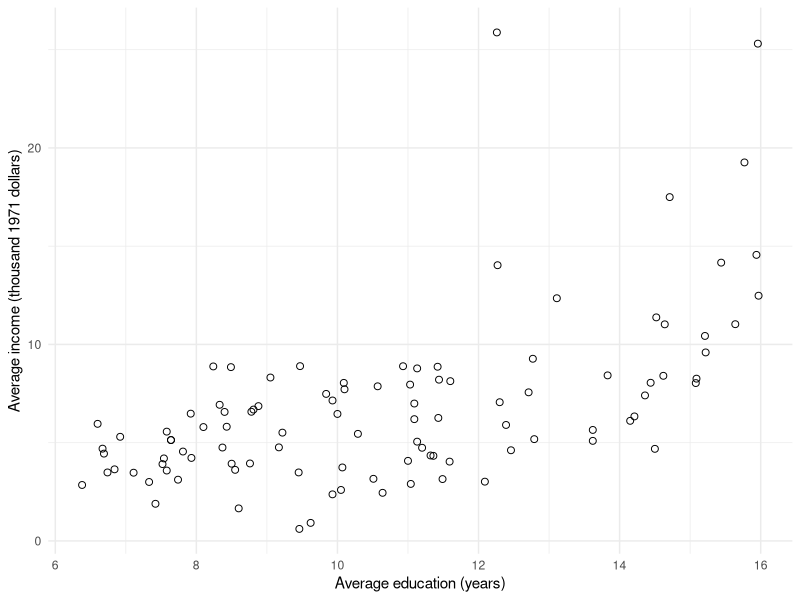
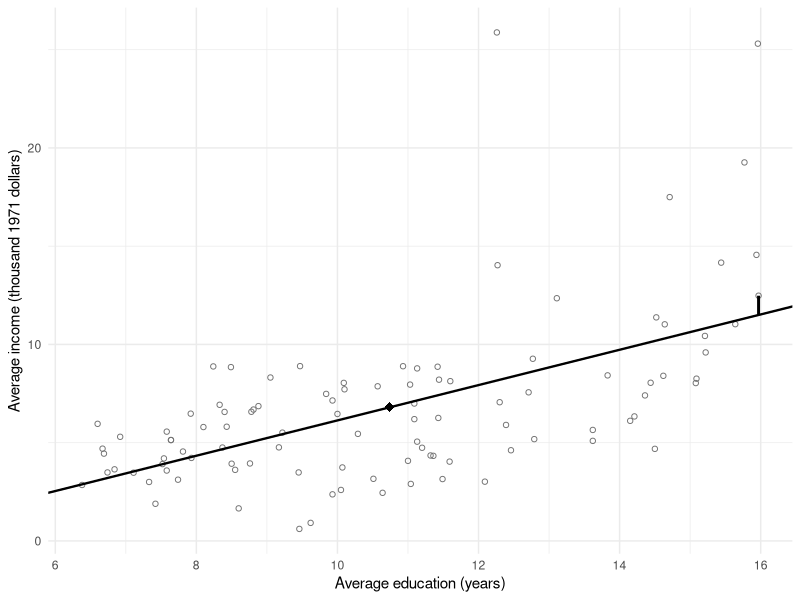
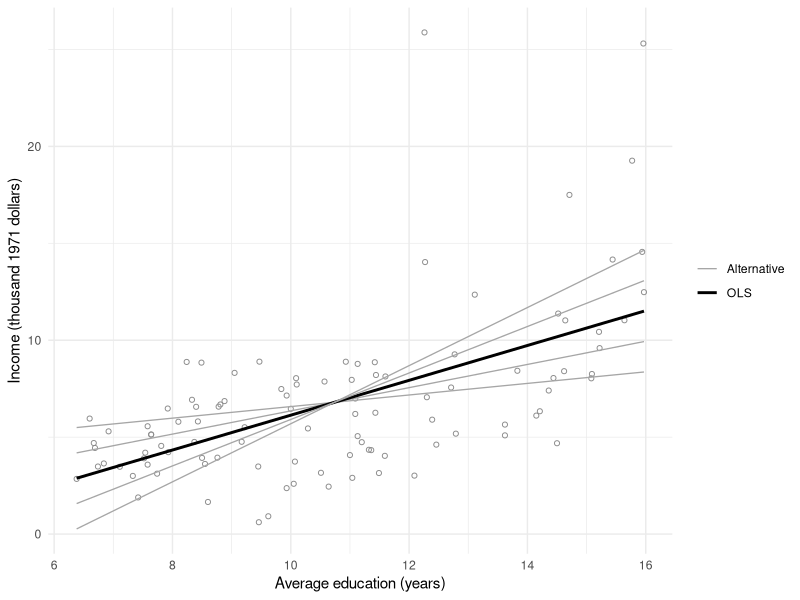
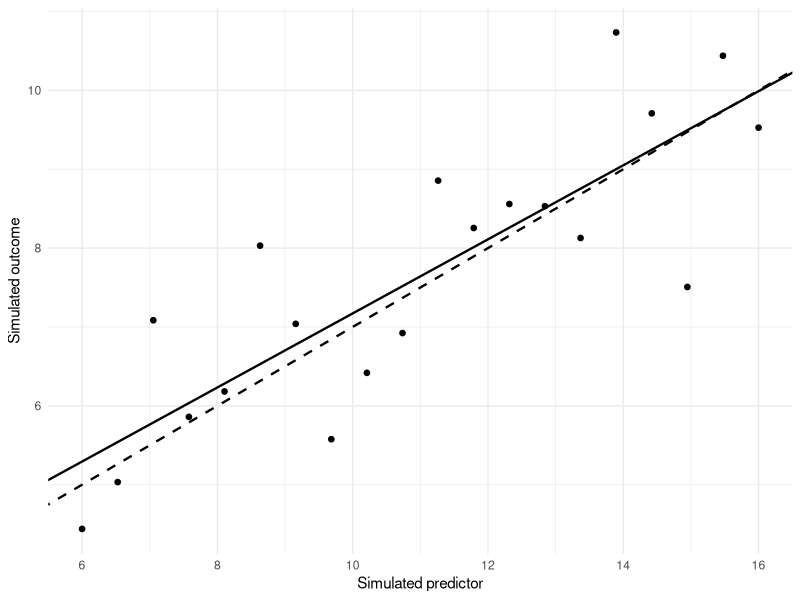
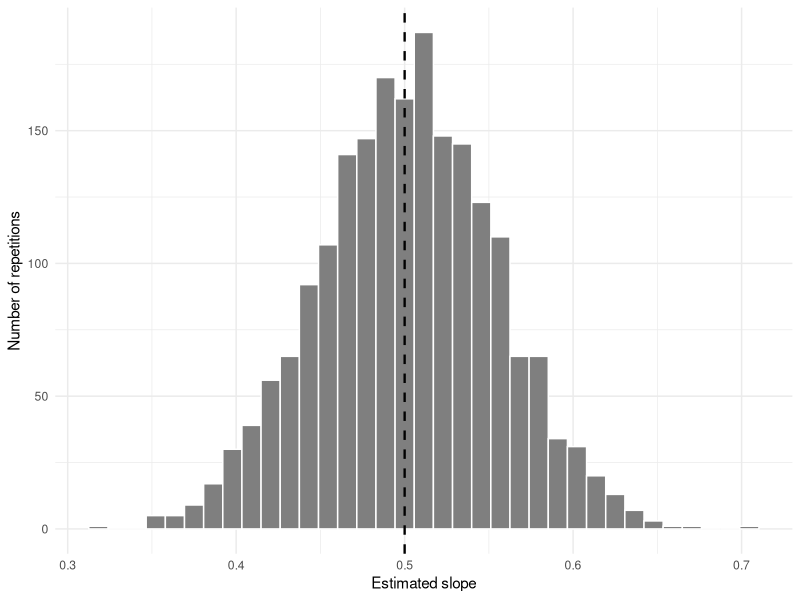
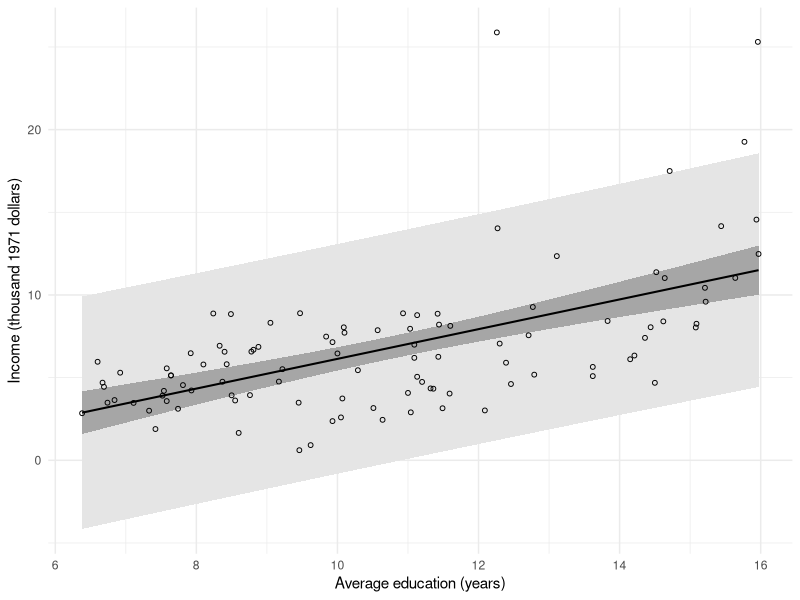
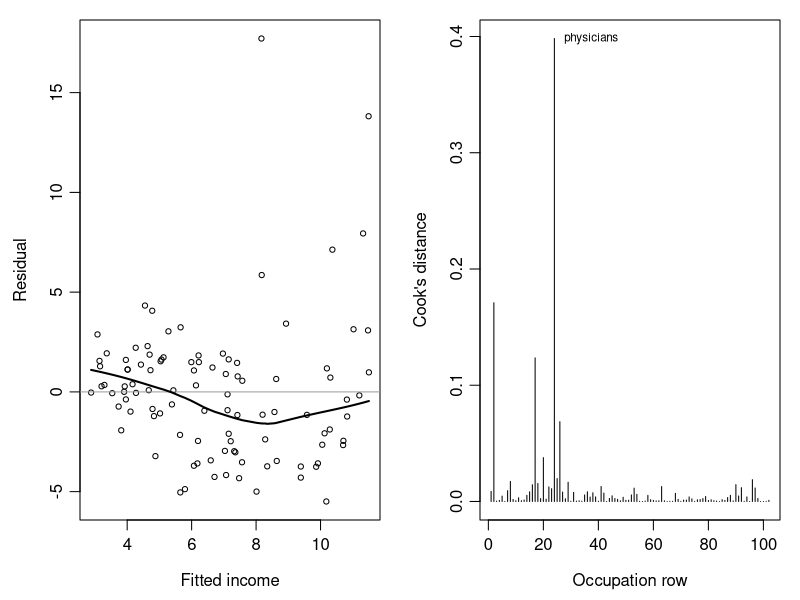
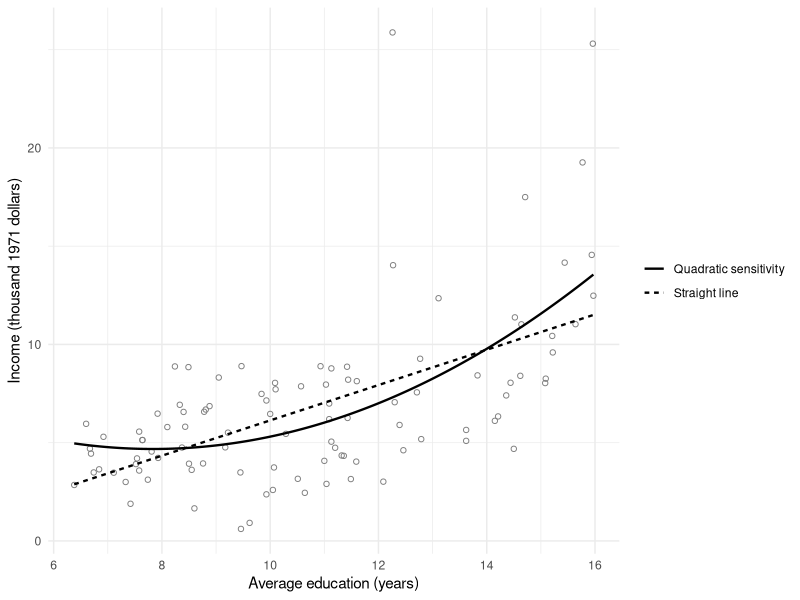

These figures' R source, in order:
## ---- chunk 1
#| label: setup
#| include: false
knitr::opts_chunk$set(echo = FALSE, warning = FALSE, message = FALSE,
                      fig.pos = "H")
if (knitr::is_latex_output()) knitr::opts_chunk$set(dev = "cairo_pdf")
options(digits = 4, width = 74)
library(ggplot2)
library(carData)
theme_set(theme_minimal(base_size = 11))
prestige <- carData::Prestige
prestige$occupation <- rownames(prestige)
prestige$income_k <- prestige$income / 1000
x <- prestige$education
y <- prestige$income_k
n <- length(y)
Sxx <- sum((x - mean(x))^2)
Sxy <- sum((x - mean(x)) * (y - mean(y)))
model <- lm(income_k ~ education, data = prestige)
TSS <- sum((y - mean(y))^2)
RSS <- sum(resid(model)^2)
se <- summary(model)$sigma
b <- coef(model)
r <- cor(x, y)
hc3 <- sandwich::vcovHC(model, type = "HC3")
se_hc3 <- sqrt(diag(hc3))
crit <- qt(.975, n - 2)
quad <- lm(income_k ~ education + I(education^2), data = prestige)
most <- which.max(cooks.distance(model))
without <- lm(income_k ~ education, data = prestige[-most, ])
stopifnot(n == 102, !anyNA(prestige[c("education", "income_k")]),
          abs(b[2] - Sxy / Sxx) < 1e-10)
## ---- chunk 2
#| label: fig-ch7-scatter
#| fig-cap: "Education and income in the 102 occupation records, before fitting a line."
#| fig-alt: "Occupation-average income generally rises with occupation-average education, with considerable scatter and some especially high-income occupations."
#| fig-width: 6.3
#| fig-height: 3.8
ggplot(prestige, aes(education, income_k)) +
  geom_point(shape = 1, size = 2) +
  labs(x = "Average education (years)",
       y = "Average income (thousand 1971 dollars)")
## ---- chunk 3
#| label: fig-ch7-line-residual
#| fig-cap: "The least-squares line passes through the mean point; the marked vertical segment is the university-teacher residual."
#| fig-alt: "A fitted line crosses the mean education and income. At 15.97 years, a vertical segment joins the fitted value to the higher university-teacher observation."
#| fig-width: 6.3
#| fig-height: 3.8
teacher <- prestige["university.teachers", ]
teacher$fit <- predict(model, teacher)
ggplot(prestige, aes(education, income_k)) +
  geom_point(shape = 1, colour = "grey45") +
  geom_abline(intercept = b[1], slope = b[2], linewidth = .8) +
  annotate("point", x = mean(x), y = mean(y), shape = 18, size = 3) +
  geom_segment(data = teacher, aes(xend = education, yend = fit),
               linewidth = 1) +
  labs(x = "Average education (years)",
       y = "Average income (thousand 1971 dollars)")
## ---- chunk 4
#| label: ch7-candidate-lines-code
#| echo: true
candidate_slopes <- unname(b[2]) + c(-0.6, -0.3, 0, 0.3, 0.6)
candidate_intercepts <- mean(y) - candidate_slopes * mean(x)
ols_rss <- sum(resid(model)^2)
predictor_spread <- sum((x - mean(x))^2)
candidate_rss <- ols_rss +
  predictor_spread * (candidate_slopes - b[2])^2
candidate_lines <- data.frame(
  Intercept = candidate_intercepts,
  Slope = candidate_slopes,
  RSS = candidate_rss
)
## ---- chunk 5
#| label: tbl-ch7-candidate-lines
#| tbl-cap: "Candidate lines through the mean point and their residual sums of squares."
#| echo: false
knitr::kable(candidate_lines, digits = 3)
## ---- chunk 6
#| label: fig-ch7-candidate-lines
#| echo: false
#| fig-cap: "Five candidate lines through the sample mean. The OLS line has the smallest residual sum of squares."
#| fig-alt: "Five lines with different slopes cross at the mean occupation point. The highlighted OLS line runs centrally through the data; steeper and flatter alternatives have larger residual sums of squares."
#| fig-width: 6.3
#| fig-height: 3.8
candidate_grid <- expand.grid(
  education = seq(min(x), max(x), length.out = 100),
  Candidate = seq_along(candidate_slopes)
)
candidate_grid$income <- candidate_intercepts[candidate_grid$Candidate] +
  candidate_slopes[candidate_grid$Candidate] * candidate_grid$education
candidate_grid$Line <- ifelse(
  candidate_grid$Candidate == 3, "OLS", "Alternative"
)
ggplot(prestige, aes(education, income_k)) +
  geom_point(shape = 1, colour = "grey55", size = 1.4) +
  geom_line(data = candidate_grid,
            aes(y = income, group = Candidate, colour = Line,
                linewidth = Line)) +
  scale_colour_manual(values = c(Alternative = "grey65", OLS = "black")) +
  scale_linewidth_manual(values = c(Alternative = .45, OLS = 1)) +
  labs(x = "Average education (years)",
       y = "Income (thousand 1971 dollars)", colour = NULL, linewidth = NULL)
## ---- chunk 7
#| label: ch7-known-sample-code
#| echo: true
#| results: hide
set.seed(123)
known_data <- data.frame(x = seq(6, 16, length.out = 20))
known_data$y <- 2 + 0.5 * known_data$x + rnorm(20, sd = 1)
known_model <- lm(y ~ x, data = known_data)
coef(known_model)
sigma(known_model)
## ---- chunk 8
#| label: tbl-ch7-known-sample
#| tbl-cap: "One fitted sample from a process with known coefficients and error SD."
#| echo: false
known_summary <- coef(summary(known_model))
knitr::kable(data.frame(
  Quantity = c("Intercept", "Slope", "Residual SD"),
  Estimate = sprintf("%.3f", c(coef(known_model), sigma(known_model))),
  `Model SE` = c(sprintf("%.3f", known_summary[, "Std. Error"]), ""),
  check.names = FALSE
), align = c("l", "r", "r"))
## ---- chunk 9
#| label: fig-ch7-core-true-fitted
#| echo: false
#| fig-cap: "Known and fitted lines for one simulated dataset. The true process is programmed; the fitted line responds to the realized errors."
#| fig-alt: "Twenty simulated points surround the known line with intercept two and slope one half. A solid fitted line and dashed true line differ slightly."
ggplot2::ggplot(known_data, ggplot2::aes(x = x, y = y)) +
  ggplot2::geom_point(size = 1.6) +
  ggplot2::geom_abline(
    intercept = 2, slope = 0.5, linetype = "dashed", linewidth = 0.8
  ) +
  ggplot2::geom_abline(
    intercept = coef(known_model)[1],
    slope = coef(known_model)[2], linewidth = 0.8
  ) +
  ggplot2::labs(x = "Simulated predictor", y = "Simulated outcome")
## ---- chunk 10
#| label: ch7-repeated-slopes-code
#| echo: true
set.seed(321)
rep_x <- seq(6, 16, length.out = 40)
repetitions <- data.frame(
  slope = numeric(2000), se = numeric(2000), covered = logical(2000)
)
for (j in seq_len(nrow(repetitions))) {
  rep_y <- 2 + 0.5 * rep_x + rnorm(40, sd = 1)
  rep_fit <- lm(rep_y ~ rep_x)
  repetitions$slope[j] <- coef(rep_fit)[2]
  repetitions$se[j] <- coef(summary(rep_fit))[2, "Std. Error"]
  rep_ci <- confint(rep_fit)[2, ]
  repetitions$covered[j] <- rep_ci[1] <= 0.5 &&
    rep_ci[2] >= 0.5
}
repetition_summary <- c(
  mean_slope = mean(repetitions$slope),
  empirical_SD = sd(repetitions$slope),
  mean_estimated_SE = mean(repetitions$se),
  theoretical_SD = 1 / sqrt(sum((rep_x - mean(rep_x))^2)),
  empirical_coverage = mean(repetitions$covered)
)
## ---- chunk 11
#| label: tbl-ch7-repeated-slopes
#| tbl-cap: "Slope behavior across 2,000 repetitions of the known process."
#| echo: false
knitr::kable(data.frame(
  Quantity = c("Mean estimated slope", "SD of estimated slopes",
               "Mean estimated SE", "Theoretical slope SD",
               "Fraction of intervals covering 0.5"),
  Value = unname(repetition_summary)
), digits = 4)
## ---- chunk 12
#| label: fig-ch7-core-repetition
#| echo: false
#| fig-cap: "Slopes in 2,000 repetitions of the known process. The vertical reference is the true slope, 0.5."
#| fig-alt: "A roughly symmetric histogram of repeated fitted slopes is centered near one half; its spread represents repeated-sample slope variation."
#| fig-pos: H
ggplot2::ggplot(repetitions, ggplot2::aes(x = slope)) +
  ggplot2::geom_histogram(bins = 35, color = "white", fill = "grey50") +
  ggplot2::geom_vline(xintercept = 0.5, linewidth = 0.8, linetype = "dashed") +
  ggplot2::labs(x = "Estimated slope", y = "Number of repetitions")
## ---- chunk 13
#| label: ch7-precision-conditions-code
#| echo: true
#| results: hide
baseline_x <- seq(6, 16, length.out = 40)
more_x <- seq(6, 16, length.out = 160)
narrow_x <- seq(8.5, 13.5, length.out = 40)
baseline_sd <- 1 / sqrt(sum((baseline_x - mean(baseline_x))^2))
more_rows_sd <- 1 / sqrt(sum((more_x - mean(more_x))^2))
narrow_sd <- 1 / sqrt(sum((narrow_x - mean(narrow_x))^2))
more_noise_sd <- 2 / sqrt(sum((baseline_x - mean(baseline_x))^2))
c(baseline = baseline_sd, more_rows = more_rows_sd,
  narrower_support = narrow_sd, more_noise = more_noise_sd)
## ---- chunk 14
#| echo: false
precision_conditions <- data.frame(
  Condition = c("Baseline", "More rows", "Narrower support", "More noise"),
  n = c(40, 160, 40, 40), Lower = c(6, 6, 8.5, 6),
  Upper = c(16, 16, 13.5, 16),
  `Error SD` = c(1, 1, 1, 2),
  `Slope SD` = c(baseline_sd, more_rows_sd, narrow_sd, more_noise_sd),
  check.names = FALSE
)
## ---- chunk 15
#| label: tbl-ch7-precision-conditions
#| tbl-cap: "How sample size, predictor support, and error SD affect theoretical slope precision."
#| echo: false
knitr::kable(precision_conditions, digits = 4)
## ---- chunk 16
#| label: fig-ch7-intervals
#| fig-cap: "Mean-response intervals and new-case prediction intervals under the same working model."
#| fig-alt: "The mean-confidence band is narrowest near average education. The new-case prediction band is much wider throughout the observed education range."
#| fig-width: 6.3
#| fig-height: 3.8
grid <- data.frame(education = seq(min(x), max(x), length.out = 150))
cm <- predict(model, grid, interval = "confidence")
pi <- predict(model, grid, interval = "prediction")
grid$fit <- cm[, 1]
grid$cl <- cm[, 2]; grid$cu <- cm[, 3]
grid$pl <- pi[, 2]; grid$pu <- pi[, 3]
ggplot(grid, aes(education, fit)) +
  geom_ribbon(aes(ymin = pl, ymax = pu), fill = "grey90") +
  geom_ribbon(aes(ymin = cl, ymax = cu), fill = "grey65") +
  geom_line(linewidth = .7) +
  geom_point(data = prestige, aes(y = income_k), shape = 1, size = 1.3) +
  labs(x = "Average education (years)",
       y = "Income (thousand 1971 dollars)")
## ---- chunk 17
#| label: fig-ch7-checks
#| fig-cap: "Residual pattern and influence invite different follow-up questions."
#| fig-alt: "The left panel shows curvature and uneven scatter in residuals. The right panel shows Cook's distances, with physicians most influential for this fit."
#| fig-width: 6.4
#| fig-height: 3.5
op <- par(mfrow = c(1, 2), mar = c(4, 4, 1, 1), mgp = c(2.5, .7, 0))
plot(fitted(model), resid(model), xlab = "Fitted income", ylab = "Residual",
     pch = 1, cex = .7)
abline(h = 0, col = "grey60")
lines(lowess(fitted(model), resid(model)), lwd = 2)
plot(cooks.distance(model), type = "h", xlab = "Occupation row",
     ylab = "Cook's distance")
text(most, cooks.distance(model)[most], "physicians", pos = 4, cex = .7)
par(op)
## ---- chunk 18
#| label: ch7-check-models
#| echo: true
quad <- lm(
  income_k ~ education + I(education^2), data = prestige
)
most <- which.max(cooks.distance(model))
without <- lm(income_k ~ education, data = prestige[-most, ])
## ---- chunk 19
#| label: fig-ch7-curvature
#| fig-cap: "Straight and quadratic fits to the same 102 records. The curve is an exploratory sensitivity, not a selected final model."
#| fig-alt: "The quadratic fit bends upward toward higher education, unlike the constant-slope straight line. Both fits use all 102 occupation records on the same income scale."
#| fig-width: 6.3
#| fig-height: 3.7
check_grid <- data.frame(
  education = seq(min(x), max(x), length.out = 200)
)
check_curves <- rbind(
  data.frame(check_grid, Fit = "Straight line",
             Income = predict(model, check_grid)),
  data.frame(check_grid, Fit = "Quadratic sensitivity",
             Income = predict(quad, check_grid))
)
ggplot(prestige, aes(education, income_k)) +
  geom_point(shape = 1, colour = "grey50", size = 1.5) +
  geom_line(data = check_curves,
            aes(y = Income, linetype = Fit), linewidth = .8) +
  labs(x = "Average education (years)",
       y = "Income (thousand 1971 dollars)", linetype = NULL)
## ---- chunk 20
#| label: ch7-hc3-visible
#| echo: true
V_hc3 <- sandwich::vcovHC(model, type = "HC3")
c(classical = coef(summary(model))["education", "Std. Error"],
  HC3 = sqrt(V_hc3["education", "education"]))
## ---- chunk 21
#| label: ch7app-a-data
#| echo: true
ch7app_data <- carData::Prestige
ch7app_data$occupation <- rownames(ch7app_data)
ch7app_data$income_k <- ch7app_data$income / 1000
ch7app_model <- lm(income_k ~ education, data = ch7app_data)
ch7app_x <- ch7app_data$education
ch7app_y <- ch7app_data$income_k
ch7app_n <- nrow(ch7app_data)
ch7app_Sxx <- sum((ch7app_x - mean(ch7app_x))^2)
ch7app_Sxy <- sum(
  (ch7app_x - mean(ch7app_x)) * (ch7app_y - mean(ch7app_y))
)
## ---- chunk 22
#| label: ch7app-a-prediction
#| echo: true
#| results: hide
ch7app_new <- data.frame(education = c(8, 10, 12, 15))
ch7app_mean_intervals <- predict(
  ch7app_model, newdata = ch7app_new, interval = "confidence"
)
ch7app_case_intervals <- predict(
  ch7app_model, newdata = ch7app_new, interval = "prediction"
)
ch7app_mean_intervals
ch7app_case_intervals
## ---- chunk 23
#| echo: false
knitr::kable(data.frame(
  Education = ch7app_new$education,
  Fitted = ch7app_mean_intervals[, "fit"],
  Mean_lower = ch7app_mean_intervals[, "lwr"],
  Mean_upper = ch7app_mean_intervals[, "upr"],
  Case_lower = ch7app_case_intervals[, "lwr"],
  Case_upper = ch7app_case_intervals[, "upr"]
), digits = 2)
## ---- chunk 24
#| label: ch7app-b-hc3
#| echo: true
ch7app_X <- model.matrix(ch7app_model)
ch7app_e <- resid(ch7app_model)
ch7app_h <- hatvalues(ch7app_model)
ch7app_w <- (ch7app_e / (1 - ch7app_h))^2
ch7app_bread <- solve(crossprod(ch7app_X))
ch7app_meat <- t(ch7app_X) %*% (ch7app_X * ch7app_w)
ch7app_vcov_hc3 <- ch7app_bread %*% ch7app_meat %*% ch7app_bread
ch7app_se_hc3 <- sqrt(diag(ch7app_vcov_hc3))
ch7app_critical <- qt(0.975, df.residual(ch7app_model))
ch7app_hc3_ci <- cbind(
  lower = coef(ch7app_model) - ch7app_critical * ch7app_se_hc3,
  upper = coef(ch7app_model) + ch7app_critical * ch7app_se_hc3
)
c(
  classical_slope_SE = coef(summary(ch7app_model))["education", "Std. Error"],
  HC3_slope_SE = ch7app_se_hc3["education"]
)
ch7app_hc3_ci["education", ]
